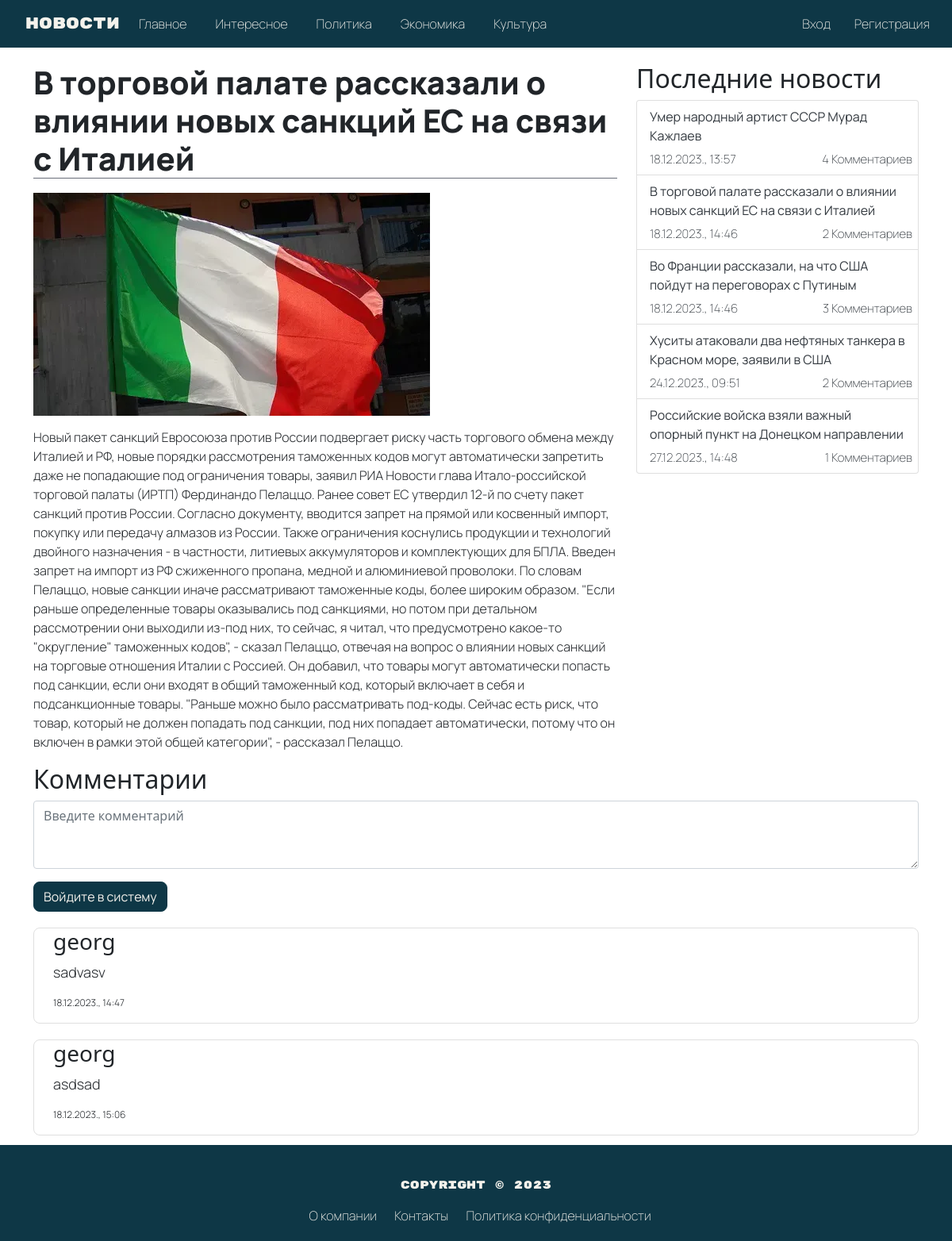
The app's page /myapp/post/2/ with its own data.
### myapp/models.py (models this page shows, shortened)
class Post(models.Model):
    CATEGORY_CHOICES = [
        ('main', 'Главное'),
        ('interesting', 'Интересное'),
        ('politic', 'Политика'),
        ('economy', 'Экономика'),
        ('culture', 'Культура'),
    ]
    title = models.CharField(max_length=200)
    preview = models.TextField(max_length=1024, default='')  # Маленькое описание новости с ограничением по длине
    content = models.TextField()
    created_date = models.DateTimeField(auto_now_add=True)
    category = models.CharField(max_length=20, choices=CATEGORY_CHOICES, default='other')
    image = models.ImageField(upload_to='post_images/', null=True, blank=True)
    def comments_count(self):
        return self.comments.filter().count()

class Comment(models.Model):
    post = models.ForeignKey('myapp.Post', on_delete=models.CASCADE, related_name='comments')
    author = models.ForeignKey(User, on_delete=models.CASCADE)
    text = models.TextField()
    created_date = models.DateTimeField(auto_now_add=True)

### myapp/views.py (the view)
# urls.py: path('post/<int:post_id>/', views.post_detail, name='post_detail'),
def post_detail(request, post_id):
    post = get_object_or_404(Post, pk=post_id)
    posts = Post.objects.all()
    comments = post.comments.all()
    if request.method == 'POST':
        form = CommentForm(request.POST)
        if form.is_valid():
            comment = form.save(commit=False)
            comment.post = post
            comment.author = request.user  # Assuming you have user authentication
            comment.save()
            form = CommentForm()  # Clear the form after saving a comment
    else:
        form = CommentForm()
    return render(request, 'myapp/post_detail.html', {'posts': posts, 'post': post, 'comments': comments, 'form': form})

### myapp/forms.py
class CommentForm(forms.ModelForm):
    class Meta:
        model = Comment
        fields = ['text']

### myapp/templates/myapp/post_detail.html (shortened to what this page needs)
{% load static %}
<!DOCTYPE html>
<html lang="en">
<head>
  <link rel="stylesheet" href="{% static 'css/news.css' %}">
  <link href="{% static 'fonts/Manrope-VariableFont_wght.ttf' %}" rel="stylesheet">
  <link href="{% static 'fonts/RubikMonoOne-Regular.ttf' %}" rel="stylesheet">
  <link href="https://cdn.jsdelivr.net/npm/bootstrap@5.1.3/dist/css/bootstrap.min.css" rel="stylesheet">
</head>
<body>
    <nav class="navbar navbar-expand-lg navbar-light bg-0e3476">
        <div class="container-fluid">
            <a href="{% url 'post_list' %}" class="navbar-brand">
                Новости
            </a>
            <div class="collapse navbar-collapse" id="navbarNav">
                <ul class="navbar-nav">
                    <li class="nav-item">
                        <a href="{% url 'main_news' %}" class="nav-link">Главное</a>
                    </li>
                    <li class="nav-item">
                        <a href="{% url 'interesting_news' %}" class="nav-link">Интересное</a>
                    </li>
                    <li class="nav-item">
                        <a href="{% url 'politic_news' %}" class="nav-link">Политика</a>
                    </li>
                    <li class="nav-item">
                        <a href="{% url 'economic_news' %}" class="nav-link">Экономика</a>
                    </li>
                    <li class="nav-item">
                        <a href="{% url 'culture_news' %}" class="nav-link">Культура</a>
                    </li>
                    {% if request.user.is_authenticated %}
                        <li class="nav-item register">
                            <a href="{% url 'logout' %}" class="nav-link" id="logout">Выйти</a>
                        </li>
                    {% else %}
                        <li class="nav-item login">
                            <a href="{% url 'login' %}" class="nav-link" id="login">Вход</a>
                        </li>
                        <li class="nav-item register">
                            <a href="{% url 'register' %}" class="nav-link" id="registration">Регистрация</a>
                        </li>
                    {% endif %}
                </ul>
            </div>
        </div>
    </nav>
    <div class="container">
        <div class="row">
            <div class="col-md-8">
                <h1>{{post.title}}</h1>
                {% if post.image %}
                <img src="{{ post.image.url }}" alt="{{ post.title }}" style="padding: 10px 0 15px 0;">
                {% endif %}
                <p>{{ post.content }}</p>
            </div>
            <div class="col-md-4 last">
                <h2>Последние новости</h2>
                <ul class="list-group">
                    {% for post in posts %}
                    <li class="list-group-item">
                        <a href="#">{{ post.title }}</a>
                        <div class="d-flex justify-content-between">
                            <span class="date">{{ post.created_date|date:"d.m.Y., H:i" }} </span>
                            <span class="comments">{{ post.comments_count }} Комментариев</span>
                        </div>
                    </li>
                    {% endfor %}
                </ul>
            </div>
            <div class="comments">
                <h2>Комментарии</h2>
                <ul class="list-unstyled">
                    <form action="{% url 'add_comment' post_id=post.id %}" method="post">
                        <div class="mb-3">
                            <textarea name="text" class="form-control" id="Textarea" placeholder="Введите комментарий" rows="3"></textarea>
                        </div>
                        {% if user.is_authenticated %}
                        <button type="submit" class="btn btn-primary" style="background-color: #0e3746; color: #f4f2ec; border-color: #0e3746; font-family: 'Manrope'; font-weight: 400; border-radius: 8px;">Добавить комментарий</button>
                        {% else %}
                        <a href="{% url 'login' %}" class="btn btn-primary" style="background-color: #0e3746; color: #f4f2ec; border-color: #0e3746; font-family: 'Manrope'; font-weight: 400; border-radius: 8px;">Войдите в систему</a>
                        {% endif %}
                    </form>
                </ul>
                {% if comments %}
                    {% for comment in comments %}
                        <div class="container comment-section">
                            <h3 class="comment">{{comment.author.username}}</h3>
                            <p class="comment" style="font-size: 18px;">{{ comment.text }}</p>
                            <p class="comment comment-date" style="font-size: 12px;">{{ comment.created_date|date:"d.m.Y., H:i" }}</p>
                        </div>
                        {% endfor %}
                        {% else %}
                            <p>Нет комментариев</p>
                    {% endif %}
            </div>
        </div>
    </div>
    <footer class="col-md-12 footer">
        <div class="container">
            <p class="text-center">Copyright &copy; 2023</p>
            <ul class="list-inline">
                <li class="list-inline-item"><a href="#">О компании</a></li>
                <li class="list-inline-item"><a href="#">Контакты</a></li>
                <li class="list-inline-item"><a href="#">Политика конфиденциальности</a></li>
            </ul>
        </div>
    </footer>
</body>
</html>

### myapp/static/css/news.css (style rules this page uses)
.navbar { background-color: #0e3746; position: fixed; top: 0; left: 0; right: 0; z-index: 100; height: 60px; padding: 10px 20px; }
.navbar a { color: #f4f2ec !important; }
.navbar-brand { font-family: "RubikMonoOne"; }
.nav-item { font-family: "Manrope"; font-weight: 200; }
.navbar .nav-item { float: left; margin-right: 20px; }
.navbar .nav-item.register { position: absolute; right: 0; text-align: right; }
.navbar .nav-item.login { position: absolute; right: 125px; text-align: right; }
.container h1 { font-family: "Manrope"; font-weight: 800; border-bottom: 1px solid #696e79; }
.container p { font-family: "Manrope"; font-weight: 300; }
.container { margin-top: 20px; }
.list-group-item a { text-decoration: none; }
.list-group-item span { font-family: "Manrope"; font-weight: 200; color: #343a40; font-size: 15px; }
.list-group-item span.comments { position: absolute; right: 0; text-align: right; padding-right: 2%; }
.last .list-group-item a { font-family: "Manrope"; font-weight: 400; color: #343a40; }
.last .list-group-item span { padding-top: 2%; font-family: "Manrope"; font-weight: 200; color: #343a40; }
footer { margin-top: 1%; background-color: #0e3746; padding: 20px 0; text-align: center; width: 100%; }
.footer p { font-family: "RubikMonoOne"; font-size: 14px; color: #f4f2ec; }
.footer ul { list-style-type: none; margin: 0; padding: 0; }
.footer ul li { display: inline-block; margin-left: 10px; }
.footer a { font-family: "Manrope"; font-weight: 200; color: #f4f2ec; text-decoration: none; }
.comment-section { border: 1px solid rgba(0,0,0,.125); border-radius: 8px; margin: 0 0 0 0 !impoortant; }

### records on screen
Post: title "В торговой палате рассказали о влиянии новых санкций ЕС на связи с Италией", image (picture), content "Новый пакет санкций Евросоюза против России подвергает риску часть торгового обмена между Италией и РФ, новые порядки рассмотрения таможенных кодов могут автоматически запретить даже не попадающие под ограничения товары, заявил РИА Новости глава Итало-российской торговой палаты (ИРТП) Фердинандо Пелаццо. Ранее совет ЕС утвердил 12-й по счету пакет санкций против России. Согласно документу, вводится запрет на прямой или косвенный импорт, покупку или передачу алмазов из России. Также ограничения коснулись продукции и технологий двойного назначения - в частности, литиевых аккумуляторов и комплектующих для БПЛА. Введен запрет на импорт из РФ сжиженного пропана, медной и алюминиевой проволоки.…", created_date "18.12.2023., 14:46", comments_count "2"
Post: title "Умер народный артист СССР Мурад Кажлаев", created_date "18.12.2023., 13:57", comments_count "4"
Post: title "Во Франции рассказали, на что США пойдут на переговорах с Путиным", created_date "18.12.2023., 14:46", comments_count "3"
Post: title "Хуситы атаковали два нефтяных танкера в Красном море, заявили в США", created_date "24.12.2023., 09:51", comments_count "2"
Post: title "Российские войска взяли важный опорный пункт на Донецком направлении", created_date "27.12.2023., 14:48", comments_count "1"
Comment: author.username "georg", text "sadvasv", created_date "18.12.2023., 14:47"
Comment: author.username "georg", text "asdsad", created_date "18.12.2023., 15:06"
